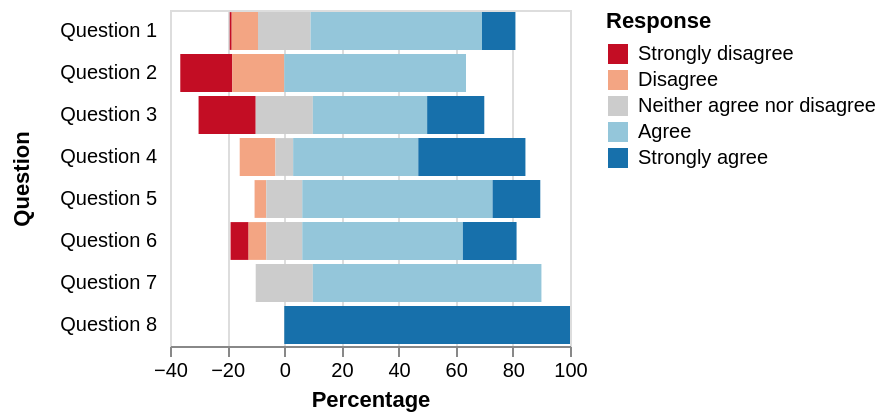

This figure's Vega-Lite source:
### Vega specification from a JSON file in a GitHub repository (floating-point values rounded to 4 significant figures)
{"$schema": "https://vega.github.io/schema/vega/v3.0.json", "description": "A diverging stacked bar chart for sentiments towards a set of eight questions, displayed as percentages with neutral responses straddling the 0% mark", "autosize": "pad", "padding": 5, "width": 200, "style": "cell", "data": [{"name": "source_0", "values": [{"question": "Question 1", "type": "Strongly disagree", "value": 24, "percentage": 0.7, "percentage_start": -19.1, "percentage_end": -18.4}, {"question": "Question 1", "type": "Disagree", "value": 294, "percentage": 9.1, "percentage_start": -18.4, "percentage_end": -9.2}, {"question": "Question 1", "type": "Neither agree nor disagree", "value": 594, "percentage": 18.5, "percentage_start": -9.2, "percentage_end": 9.2}, {"question": "Question 1", "type": "Agree", "value": 1927, "percentage": 59.9, "percentage_start": 9.2, "percentage_end": 69.2}, {"question": "Question 1", "type": "Strongly agree", "value": 376, "percentage": 11.7, "percentage_start": 69.2, "percentage_end": 80.9}, {"question": "Question 2", "type": "Strongly disagree", "value": 2, "percentage": 18.2, "percentage_start": -36.4, "percentage_end": -18.2}, {"question": "Question 2", "type": "Disagree", "value": 2, "percentage": 18.2, "percentage_start": -18.2, "percentage_end": 0}, {"question": "Question 2", "type": "Neither agree nor disagree", "value": 0, "percentage": 0, "percentage_start": 0, "percentage_end": 0}, {"question": "Question 2", "type": "Agree", "value": 7, "percentage": 63.6, "percentage_start": 0, "percentage_end": 63.6}, {"question": "Question 2", "type": "Strongly agree", "value": 11, "percentage": 0, "percentage_start": 63.6, "percentage_end": 63.6}, {"question": "Question 3", "type": "Strongly disagree", "value": 2, "percentage": 20, "percentage_start": -30, "percentage_end": -10}, {"question": "Question 3", "type": "Disagree", "value": 0, "percentage": 0, "percentage_start": -10, "percentage_end": -10}, {"question": "Question 3", "type": "Neither agree nor disagree", "value": 2, "percentage": 20, "percentage_start": -10, "percentage_end": 10}, {"question": "Question 3", "type": "Agree", "value": 4, "percentage": 40, "percentage_start": 10, "percentage_end": 50}, {"question": "Question 3", "type": "Strongly agree", "value": 2, "percentage": 20, "percentage_start": 50, "percentage_end": 70}, {"question": "Question 4", "type": "Strongly disagree", "value": 0, "percentage": 0, "percentage_start": -15.6, "percentage_end": -15.6}, {"question": "Question 4", "type": "Disagree", "value": 2, "percentage": 12.5, "percentage_start": -15.6, "percentage_end": -3.1}, {"question": "Question 4", "type": "Neither agree nor disagree", "value": 1, "percentage": 6.3, "percentage_start": -3.1, "percentage_end": 3.1}, {"question": "Question 4", "type": "Agree", "value": 7, "percentage": 43.8, "percentage_start": 3.1, "percentage_end": 46.9}, {"question": "Question 4", "type": "Strongly agree", "value": 6, "percentage": 37.5, "percentage_start": 46.9, "percentage_end": 84.4}, {"question": "Question 5", "type": "Strongly disagree", "value": 0, "percentage": 0, "percentage_start": -10.4, "percentage_end": -10.4}, {"question": "Question 5", "type": "Disagree", "value": 1, "percentage": 4.2, "percentage_start": -10.4, "percentage_end": -6.3}, {"question": "Question 5", "type": "Neither agree nor disagree", "value": 3, "percentage": 12.5, "percentage_start": -6.3, "percentage_end": 6.3}, {"question": "Question 5", "type": "Agree", "value": 16, "percentage": 66.7, "percentage_start": 6.3, "percentage_end": 72.9}, {"question": "Question 5", "type": "Strongly agree", "value": 4, "percentage": 16.7, "percentage_start": 72.9, "percentage_end": 89.6}, {"question": "Question 6", "type": "Strongly disagree", "value": 1, "percentage": 6.3, "percentage_start": -18.8, "percentage_end": -12.5}, {"question": "Question 6", "type": "Disagree", "value": 1, "percentage": 6.3, "percentage_start": -12.5, "percentage_end": -6.3}, {"question": "Question 6", "type": "Neither agree nor disagree", "value": 2, "percentage": 12.5, "percentage_start": -6.3, "percentage_end": 6.3}, {"question": "Question 6", "type": "Agree", "value": 9, "percentage": 56.3, "percentage_start": 6.3, "percentage_end": 62.5}, {"question": "Question 6", "type": "Strongly agree", "value": 3, "percentage": 18.8, "percentage_start": 62.5, "percentage_end": 81.3}, {"question": "Question 7", "type": "Strongly disagree", "value": 0, "percentage": 0, "percentage_start": -10, "percentage_end": -10}, {"question": "Question 7", "type": "Disagree", "value": 0, "percentage": 0, "percentage_start": -10, "percentage_end": -10}, {"question": "Question 7", "type": "Neither agree nor disagree", "value": 1, "percentage": 20, "percentage_start": -10, "percentage_end": 10}, {"question": "Question 7", "type": "Agree", "value": 4, "percentage": 80, "percentage_start": 10, "percentage_end": 90}, {"question": "Question 7", "type": "Strongly agree", "value": 0, "percentage": 0, "percentage_start": 90, "percentage_end": 90}, {"question": "Question 8", "type": "Strongly disagree", "value": 0, "percentage": 0, "percentage_start": 0, "percentage_end": 0}, {"question": "Question 8", "type": "Disagree", "value": 0, "percentage": 0, "percentage_start": 0, "percentage_end": 0}, {"question": "Question 8", "type": "Neither agree nor disagree", "value": 0, "percentage": 0, "percentage_start": 0, "percentage_end": 0}, {"question": "Question 8", "type": "Agree", "value": 0, "percentage": 0, "percentage_start": 0, "percentage_end": 0}, {"question": "Question 8", "type": "Strongly agree", "value": 2, "percentage": 100, "percentage_start": 0, "percentage_end": 100}], "format": {"type": "json"}}, {"name": "data_0", "source": "source_0", "transform": [{"type": "formula", "expr": "toNumber(datum[\"percentage_start\"])", "as": "percentage_start"}, {"type": "formula", "expr": "toNumber(datum[\"percentage_end\"])", "as": "percentage_end"}, {"type": "filter", "expr": "datum[\"percentage_start\"] !== null && !isNaN(datum[\"percentage_start\"])"}]}], "signals": [{"name": "y_step", "value": 21}, {"name": "height", "update": "bandspace(domain('y').length, 0.1, 0.05) * y_step"}], "marks": [{"name": "marks", "type": "rect", "style": ["bar"], "from": {"data": "data_0"}, "encode": {"update": {"x": {"scale": "x", "field": "percentage_start"}, "x2": {"scale": "x", "field": "percentage_end"}, "y": {"scale": "y", "field": "question"}, "height": {"scale": "y", "band": true}, "fill": {"scale": "color", "field": "type"}}}}], "scales": [{"name": "x", "type": "linear", "domain": {"data": "data_0", "fields": ["percentage_start", "percentage_end"], "sort": true}, "range": [0, {"signal": "width"}], "nice": true, "zero": true}, {"name": "y", "type": "band", "domain": {"data": "data_0", "field": "question", "sort": true}, "range": {"step": {"signal": "y_step"}}, "paddingInner": 0.1, "paddingOuter": 0.05}, {"name": "color", "type": "ordinal", "domain": ["Strongly disagree", "Disagree", "Neither agree nor disagree", "Agree", "Strongly agree"], "range": ["#c30d24", "#f3a583", "#cccccc", "#94c6da", "#1770ab"]}], "axes": [{"title": "Percentage", "scale": "x", "labelOverlap": true, "orient": "bottom", "tickCount": {"signal": "ceil(width/40)"}, "zindex": 1}, {"scale": "x", "domain": false, "grid": true, "labels": false, "maxExtent": 0, "minExtent": 0, "orient": "bottom", "tickCount": {"signal": "ceil(width/40)"}, "ticks": false, "zindex": 0, "gridScale": "y"}, {"domain": false, "minExtent": 60, "offset": 5, "ticks": false, "title": "Question", "scale": "y", "orient": "left", "zindex": 1}], "legends": [{"title": "Response", "fill": "color", "encode": {"symbols": {"update": {"shape": {"value": "square"}}}}}], "config": {"axisY": {"minExtent": 30}}}
